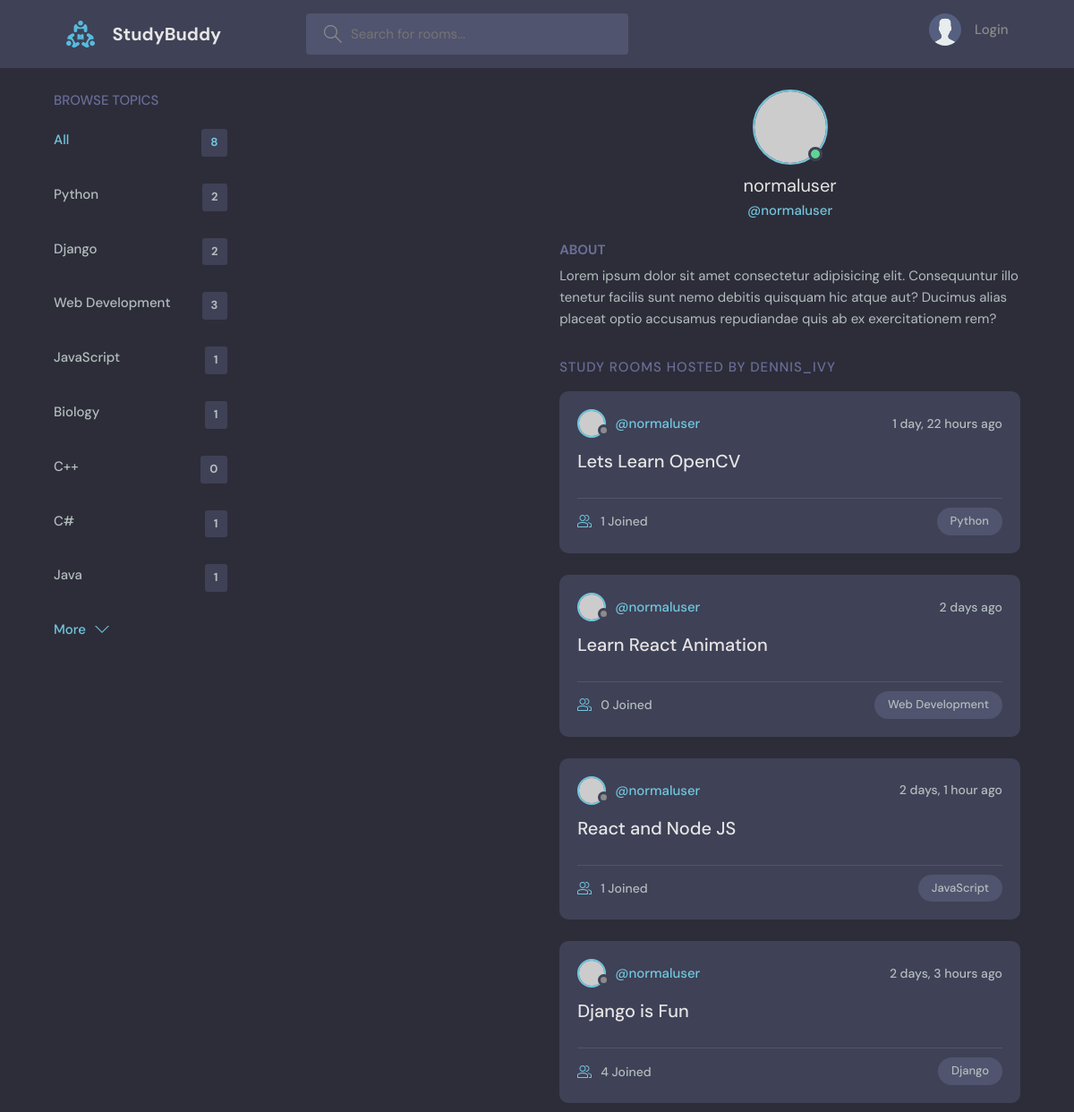
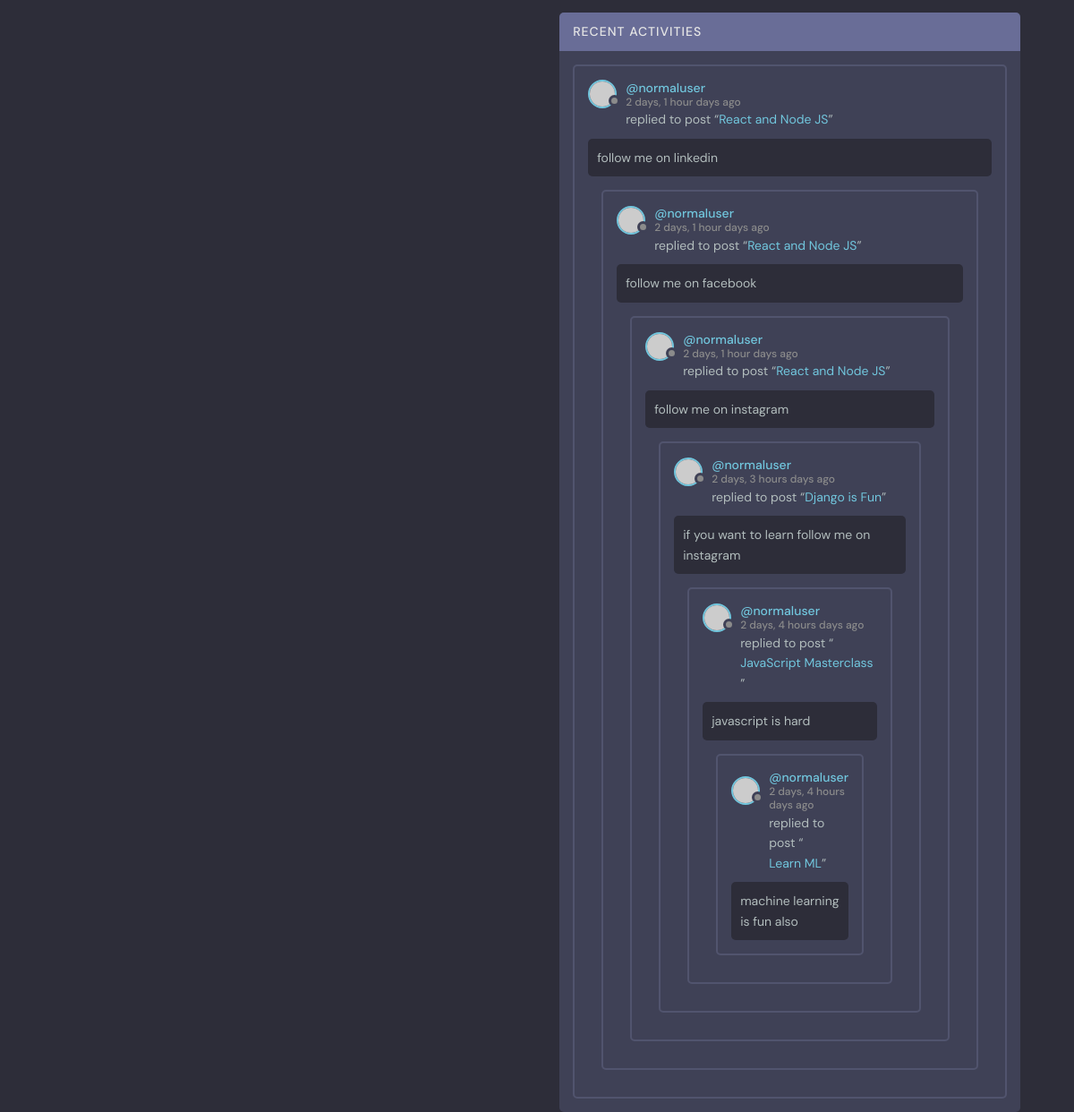
Screenshot of /profile/5/ with the database file from the repository (2 pictures, top to bottom).
### base/models.py (models this page shows, shortened)
class Topic(models.Model):
    name = models.CharField(max_length=200)

class Room(models.Model):
    host = models.ForeignKey(User, on_delete=models.SET_NULL, null=True)
    topic = models.ForeignKey(Topic, on_delete=models.SET_NULL, null=True)
    name = models.CharField(max_length=200)
    description = models.TextField(null=True, blank=True)
    participants = models.ManyToManyField(User, related_name='participants', blank=True)
    updated = models.DateTimeField(auto_now=True)
    created = models.DateTimeField(auto_now_add=True)
    class Meta:
        ordering = ['-updated', '-created']
    def __str__(self):
        return self.name

class Message(models.Model):
    user = models.ForeignKey(User, on_delete=models.CASCADE)
    room = models.ForeignKey(Room, on_delete=models.CASCADE)
    body = models.TextField()
    updated = models.DateTimeField(auto_now=True)
    created = models.DateTimeField(auto_now_add=True)
    class Meta:
        ordering = ['-updated', '-created']

### base/views.py (the view)
# urls.py: path('profile/<str:pk>/', views.userProfile, name="user-profile"),
def userProfile(request, pk):
    user = User.objects.get(id=pk)
    rooms = user.room_set.all()
    room_messages = user.message_set.all()
    topics = Topic.objects.all()
    context = {'user': user, 'rooms':rooms, 'room_messages':room_messages, 'topics':topics}
    return render(request, 'base/profile.html', context)

### base/templates/base/profile.html (shortened to what this page needs)
{% extends 'main.html' %}
  {% block content %}
  <main class="profile-page layout layout--3">
    <div class="container">
      {% include 'base/topics_component.html' %}
      <div class="roomList">
        <div class="profile">
          <div class="profile__avatar">
            <div class="avatar avatar--large active">
              <img src="https://randomuser.me/api/portraits/men/11.jpg" />
            </div>
          </div>
          <div class="profile__info">
            <h3>{{user.username}}</h3>
            <p>@{{user.username}}</p>
          </div>
          <div class="profile__about">
            <h3>About</h3>
            <p>
              Lorem ipsum dolor sit amet consectetur adipisicing elit. Consequuntur illo tenetur
              facilis sunt nemo debitis quisquam hic atque aut? Ducimus alias placeat optio
              accusamus repudiandae quis ab ex exercitationem rem?
            </p>
          </div>
        </div>
        <div class="roomList__header">
          <div>
            <h2>Study Rooms Hosted by dennis_ivy</a>
            </h2>
          </div>
        </div>
        {% include 'base/feed_component.html' %}
      {% include 'base/activity_component.html' %}
    </div>
  </main>
{% endblock %}

### base/templates/base/topics_component.html
<div class="topics">
    <div class="topics__header">
      <h2>Browse Topics</h2>
    </div>
    <ul class="topics__list">
      <li>
        <a href="{% url 'home' %}" class="active">All <span>{{topics.count}}</span></a>
      </li>
      {% for topic in topics %}
      <li>
        <a href="{% url 'home' %}?q={{topic.name}}">{{topic.name}}<span>{{topic.room_set.all.count}}</span></a>
      </li>
      {% endfor %}
    </ul>
    <a class="btn btn--link" href="topics.html">
      More
      <svg version="1.1" xmlns="http://www.w3.org/2000/svg" width="32" height="32" viewBox="0 0 32 32">
        <title>chevron-down</title>
        <path d="M16 21l-13-13h-3l16 16 16-16h-3l-13 13z"></path>
      </svg>
    </a>
  </div>

### base/templates/base/feed_component.html (shortened to what this page needs)
{% for room in rooms %}
<div class="roomListRoom">
    <div class="roomListRoom__header">
      <a href="{% url 'user-profile' room.host.id %}" class="roomListRoom__author">
        <div class="avatar avatar--small">
          <img src="https://randomuser.me/api/portraits/women/11.jpg" />
        </div>
        <span>@{{room.host.username}}</span>
      </a>
      <div class="roomListRoom__actions">
        <span>{{room.created|timesince}} ago</span>
      </div>
    </div>
    <div class="roomListRoom__content">
      <a href="{% url 'room' room.id %}">{{room.name}}</a>
    </div>
    <div class="roomListRoom__meta">
      <a href="{% url 'room' room.id %}" class="roomListRoom__joined">
        {{room.participants.all.count}} Joined
      </a>
      <p class="roomListRoom__topic">{{room.topic.name}}</p>
    </div>
  </div>
<div>
{% endfor %}

### base/templates/base/activity_component.html (shortened to what this page needs)
<div class="activities">
    <div class="activities__header">
      <h2>Recent Activities</h2>
    </div>
    {% for message in room_messages %}
    <div class="activities__box">
      <div class="activities__boxHeader roomListRoom__header">
        <a href="{% url 'user-profile' message.user.id %}l" class="roomListRoom__author">
          <div class="avatar avatar--small">
            <img src="https://randomuser.me/api/portraits/women/11.jpg" />
          </div>
          <p>
            @{{message.user}}
            <span>{{message.created|timesince}} days ago</span>
          </p>
        </a>
      </div>
      <div class="activities__boxContent">
        <p>replied to post “<a href="{% url 'room' message.room.id %}">{{message.room}}</a>”</p>
        <div class="activities__boxRoomContent">
        {{message.body}}
        </div>
      </div>
      {% endfor %}
    </div>
  </div>

### rows the page displays
Topic: name "Python", room_set.all.count "2"
Topic: name "Django", room_set.all.count "2"
Topic: name "Web Development", room_set.all.count "3"
Topic: name "JavaScript", room_set.all.count "1"
Topic: name "Biology", room_set.all.count "1"
Topic: name "C++", room_set.all.count "0"
Topic: name "C#", room_set.all.count "1"
Topic: name "Java", room_set.all.count "1"
Room: host.username "normaluser", created "1 day, 22 hours", name "Lets Learn OpenCV", participants.all.count "1", topic.name "Python"
Room: host.username "normaluser", created "2 days", name "Learn React Animation", participants.all.count "0", topic.name "Web Development"
Room: host.username "normaluser", created "2 days, 1 hour", name "React and Node JS", participants.all.count "1", topic.name "JavaScript"
Room: host.username "normaluser", created "2 days, 3 hours", name "Django is Fun", participants.all.count "4", topic.name "Django"
Message: user "normaluser", created "2 days, 1 hour", room "React and Node JS", body "follow me on linkedin"
Message: user "normaluser", created "2 days, 1 hour", room "React and Node JS", body "follow me on facebook"
Message: user "normaluser", created "2 days, 1 hour", room "React and Node JS", body "follow me on instagram"
Message: user "normaluser", created "2 days, 3 hours", room "Django is Fun", body "if you want to learn follow me on instagram"
Message: user "normaluser", created "2 days, 4 hours", room "JavaScript Masterclass", body "javascript is hard"
Message: user "normaluser", created "2 days, 4 hours", room "Learn ML", body "machine learning is fun also"

### other values shown
{{ topics.count }} "8"
{{ user.username }} "normaluser"
